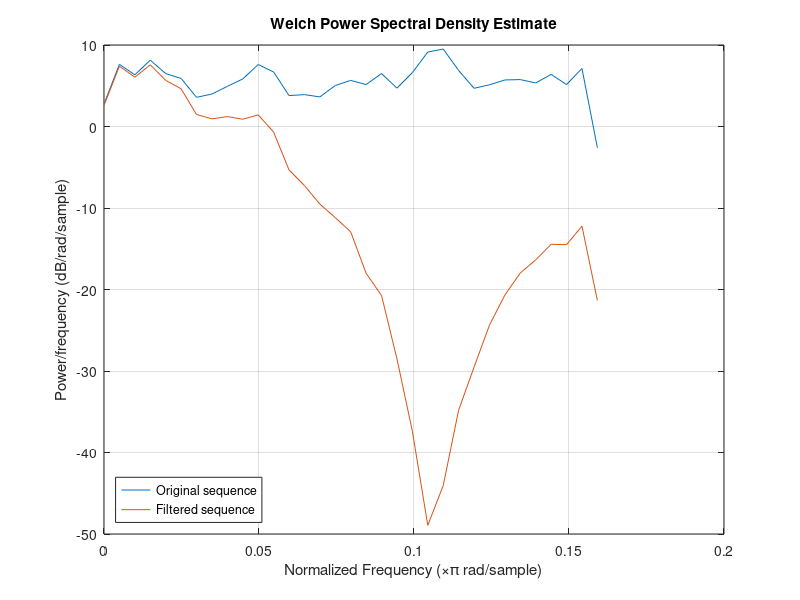

The MATLAB script that drew this image:
h = 1/3*ones(3,1);
rng default
x = randn(1000,1);
y = filter(h,1,x);

[xc,lags] = xcorr(y,20,'biased');
stem(lags,xc,'markerfacecolor',[0 0 1])
Xc = zeros(size(xc));
Xc(19:23) = [1 2 3 2 1]/9*var(x);
hold on
stem(lags,Xc,'color',[1 0 0],'marker','none','linewidth',2)
legend('Sample autocorrelation','Theoretical autocorrelation', ...
    'Location','NorthEast'), legend boxoff
hold off

[pxx,wx] = pwelch(x);
[pyy,wy] = pwelch(y);
plot(wx/pi,20*log10(pxx),wy/pi,20*log10(pyy))
legend('Original sequence','Filtered sequence', ...
    'Location','SouthWest'), grid
xlabel 'Normalized Frequency (\times\pi rad/sample)'
ylabel 'Power/frequency (dB/rad/sample)'
title 'Welch Power Spectral Density Estimate'